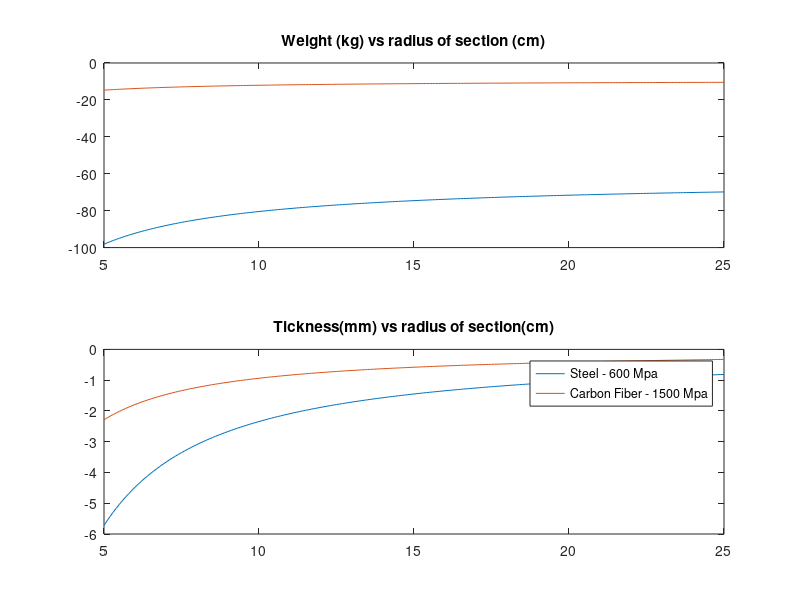

This chart was generated by the following MATLAB code:
clear all; close all;
% Fsx =  5.2734e+05; 4.0070e+05  
% Fsy = -2.4978e+05; -5.5703e+04
% From cad:
Lsv = 7;
del = 0.3;
rRocket = 3.7/2;
hy = rRocket/sqrt(2);

% From dynamic sim: 
theta = -deg2rad(25.3452); % from sim
Fx =  4.0070e+05/2; % 2.0144e+05;%
R = -5.5703e+04/2; %-1.2297e+05;%
% Fp = cose; 
% Bisognerebbe fare la somma vettoriale di tutte le forze 
hz = -(Lsv-del)*sin(theta);
dr = (Lsv-del)*cos(theta);

% ABOVE
dela = del*cos(theta);
la = sqrt(dr^2+hy^2); % l above (seen from above)
gamma = asin(hy/la); % >0!!!
xa = sqrt(dela^2+la^2+2*dela*la*cos(gamma));
alpha=gamma-atan(hy/(dela+dr));

Fva = Fx*tan(gamma-alpha);
Ftota=sqrt(Fva^2+Fx^2);
Ma = Fva*dela;


% FRONT
% lf = 8;
% ASSERT drf = sqrt(lf^2-hf^2) == dra;
% gammaf = asin(hz/lf);
% xf = sqrt(del^2+lf^2+2*del*lf*cos(gammaf));
% alphaf = atan(hz/(del+dr));
% ASSERT alphaf == asin(hz/xf);
% Mf = R*del;
% Fx = Fx+Fpx; R = R+Fpz;
F_tot_glob = [-Fx;Fva;-R]; %x,y,z system of reference
M_tot_glob = [0;0;-Ma];
%% ROTATION MATRICES
beam_ax = [dr;-hy;-hz];
beamL = norm(beam_ax);
horiz_proj = la/beamL;
beam_v = beam_ax/beamL;
% horiz_proj = sqrt(1-beam_ax(3)^2);
a1 = asin(beam_v(2)/horiz_proj)-pi/2;
a2 = asin(beam_v(3)/1)-pi/2;

% Matrix such that vec(princ_sys) = MAT*vec(x,y,z_sys);
% Rotation of a1(<0) around z
R1 = rotz(a1);
R2 = rotx(a2);
R3 = rotz(0); % brings system into principal axsis
Rotmat = R3*R2*R1;



%%
% close all;
% org =[0;0;0];
% hold on;
% plot3([0 ,dr/beamL],[0 -hy/beamL],[0 -hz/beamL],"r*-");
% 
% plot3([0 1],[0 0],[0 0],"k:");
% plot3([0 0],[0 0],[0 1],"k:");
% plot3([0 0],[0 1],[0 0],"k:");
% plot3([0 cos(a1)],[0 sin(a1)],[0 0],"k:");

%% 
F_loc=Rotmat*F_tot_glob; % x<0 is traction, yloc,zloc are shear on the section
M_loc=Rotmat*M_tot_glob; % x is torsion, Myloc, Mzloc are bending

%% ASSUME CIRCULAR SECTION --> CALCULATE STRESSES, THICKNESS AND WHAT NOT

% rho = 0.15; % section radius
N = -F_loc(3); % traction force
T = max(abs([F_loc(1),F_loc(2)]));
Mt = abs(M_loc(3));
Mb = max(abs([M_loc(1),M_loc(2)]));

rho = 0.05:0.001:0.25;

vm_coeff = (1+Mb./rho/N).^2+3*((Mt./rho+2*T)/N).^2;
% sigma_y = 600E6;
k = 1./sqrt(vm_coeff);

%%
sigma_yeld = 600E6;
mat_dens = 8000;
weight = mat_dens * N/sigma_yeld./k*beamL;

figure;
subplot(2,1,1);
plot(rho*100,weight);
title("Weight (kg) vs radius of section (cm)");

subplot(2,1,2);
t = N/sigma_yeld./k/2/pi./rho;
plot(rho*100,t*1000);
title("Tickness(mm) vs radius of section(cm)");

% sgtitle("Steel");
%% 
sigma_yeld = 1500E6;
mat_dens = 3000; % 3 ton/m3 ??? fiber density
weight = mat_dens * N/sigma_yeld./k*beamL;

% figure;
subplot(2,1,1); hold on;
plot(rho*100,weight);
% legend("Steel - 600 Mpa","Carbon Fiber - 1500 Mpa");
% title("Weight (kg) vs radius of section (cm)");

subplot(2,1,2); hold on;
t = N/sigma_yeld./k/2/pi./rho;
plot(rho*100,t*1000);
legend("Steel - 600 Mpa","Carbon Fiber - 1500 Mpa");

% title("Tickness(mm) vs radius of section(cm)");

% sgtitle("Carbon fiber");

